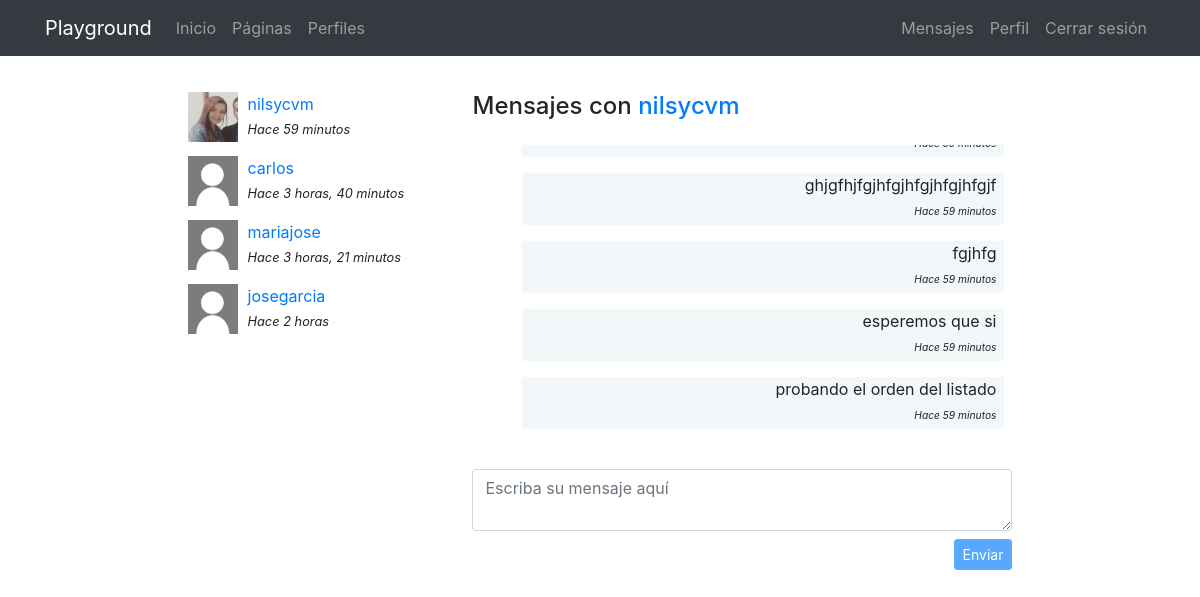
Screenshot of /messenger/thread/4/ (signed in) with the database file from the repository.
### registration/models.py (models this page shows)
class Profile(models.Model):
    user = models.OneToOneField(User, on_delete=models.CASCADE)
    avatar = models.ImageField(upload_to=custom_upload_to, null=True, blank=True)
    bio = models.TextField(null=True, blank=True)
    link = models.URLField(max_length=200, null=True, blank=True)
    class Meta:
        ordering = ['user__username']

### messenger/models.py (models this page shows)
class Thread(models.Model):
    users = models.ManyToManyField(User, related_name='threads')
    messages = models.ManyToManyField(Message)
    updated = models.DateTimeField(auto_now=True)
    objects = ThreadManager()
    class Meta:
        ordering = ['-updated']

class Message(models.Model):
    user = models.ForeignKey(User, on_delete=models.CASCADE)
    content = models.TextField()
    created = models.DateTimeField(auto_now_add=True)
    class Meta:
        ordering = ['created']

### messenger/views.py (the view)
# urls.py: path('thread/<int:pk>/', ThreadDetail.as_view(), name='detail'),
@method_decorator(login_required, name='dispatch')
class ThreadDetail(DetailView):
    model = Thread
    def get_object(self):
        obj = super(ThreadDetail, self).get_object()
        if self.request.user not in obj.users.all():
            raise Http404()
        return obj

### messenger/templates/messenger/thread_detail.html (shortened to what this page needs)
{% extends 'core/base.html' %}
{% load static %}
{% block content %}
<main role="main">
  <div class="container">
    <div class="row mt-3">
      <div class="col-md-9 mx-auto mb-5">
        <div class="row">
          <div class="col-md-4">
            {% for thread in request.user.threads.all %}
              {% if thread.messages.all|length > 0 %}
                <div class="mb-3">
                  {% for user in thread.users.all %}
                    {% if user != request.user %}
                      {% if user.profile.avatar %}
                        <img src="{{user.profile.avatar.url}}" class="avatar">
                      {% else %}
                        <img src="{% static 'registration/img/no-avatar.jpg' %}" class="avatar">
                      {% endif %}
                      <div>
                        <a href="{% url 'messenger:detail' thread.pk %}">{{user}}</a><br>
                        <small><i>Hace {{thread.messages.last.created|timesince}}</i></small>
                      </div>
                    {% endif %}
                  {% endfor %}
                </div>
              {% endif %}
            {% endfor %}
          </div>
          <div class="col-md-8">
            {% for user in thread.users.all %}
              {% if user != request.user %}
                <h4 class="mb-4">Mensajes con <a href="{% url 'profiles:detail' user %} ">{{user}}</a></h4>
              {% endif %}
            {% endfor %}
            <div class="thread" id="thread">
              {% for message in object.messages.all %}
                <div {% if request.user == message.user %}class="mine mb-3 text-right"{% else %}class="other mb-3"{% endif %}>
                  {{message.content}}
                  <br>
                  <small><small class="text-right"><i>Hace {{thread.messages.last.created|timesince}}</i></small></small>
                </div>
              {% endfor %}
            </div>
            <br>
            <textarea name="" id="content" rows="2" class="form-control mb-2" placeholder="Escriba su mensaje aquí"></textarea>
            <button id="send" type="button" class="btn btn-primary btn-sm float-right" disabled>Enviar</button>
          </div>
        </div>
    </div>
  </div>
</main>
{% endblock %}

### core/static/core/css/main.css (style rules this page uses)
main { padding-top: 20px; }
:root { --jumbotron-padding-y: 3rem; }

### messenger/templates/messenger/thread_detail.html (style rules this page uses)
.avatar { width:50px; height:50px; float:left; margin-right:10px; }
.thread { max-height:300px; overflow-y:auto; padding:0 0.5em; }
.mine { padding:0 0.5em 0.25em; background-color:rgba(230,242,245,.5); width:92%; margin-left:8%; }

### rows the page displays
Thread: messages.last.created "59 minutos"
Thread: messages.last.created "3 horas, 40 minutos"
Thread: messages.last.created "3 horas, 21 minutos"
Thread: messages.last.created "2 horas"
Message: content "ghjgfhjfgjhfgjhfgjhfgjhfgjf"
Message: content "fgjhfg"
Message: content "esperemos que si"
Message: content "probando el orden del listado"

### other values shown
{{ user }} "nilsycvm"
{{ user }} "carlos"
{{ user }} "mariajose"
{{ user }} "josegarcia"
